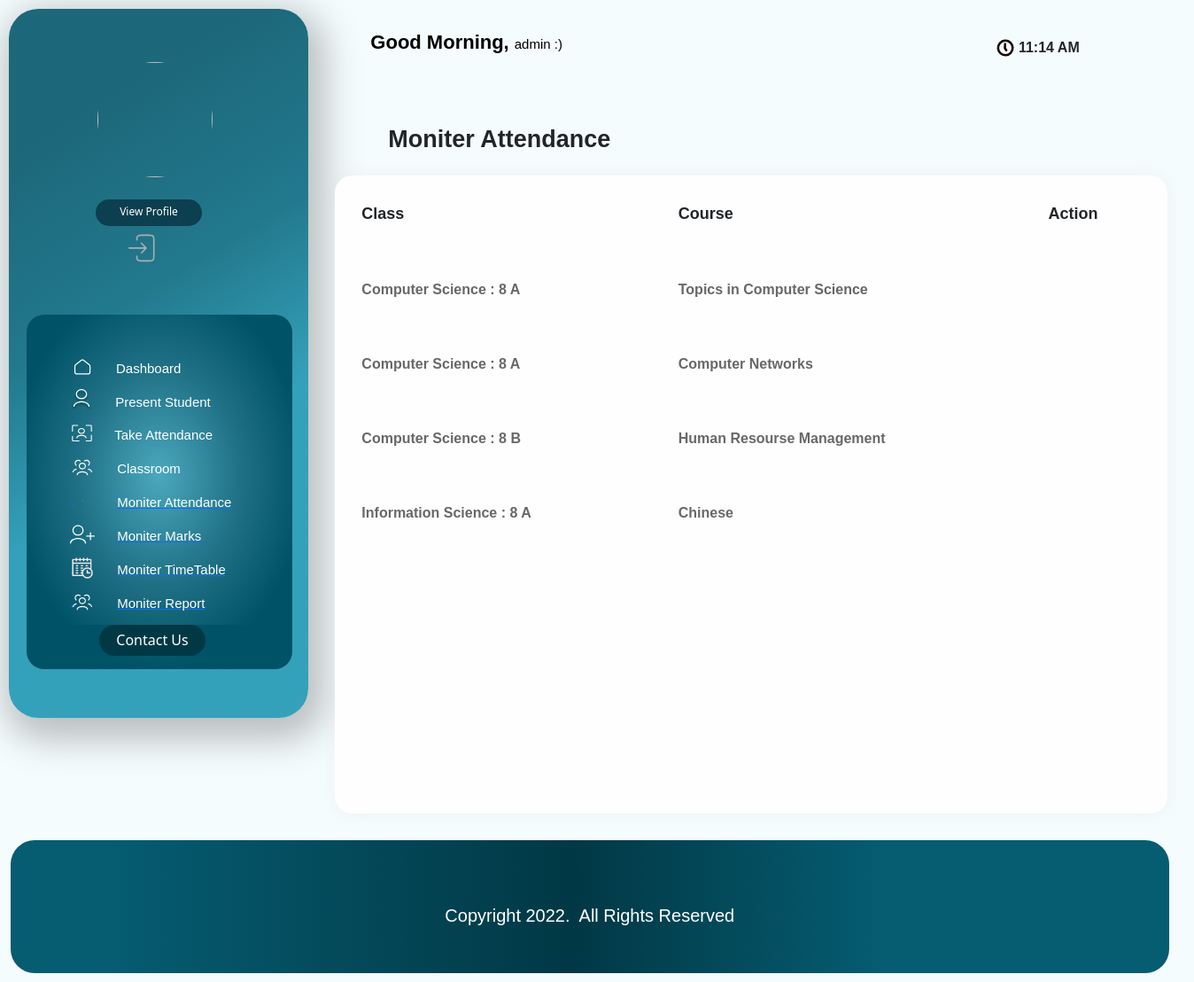
The app's page /teacher/CS03/41/Classes/ (signed in), older data.
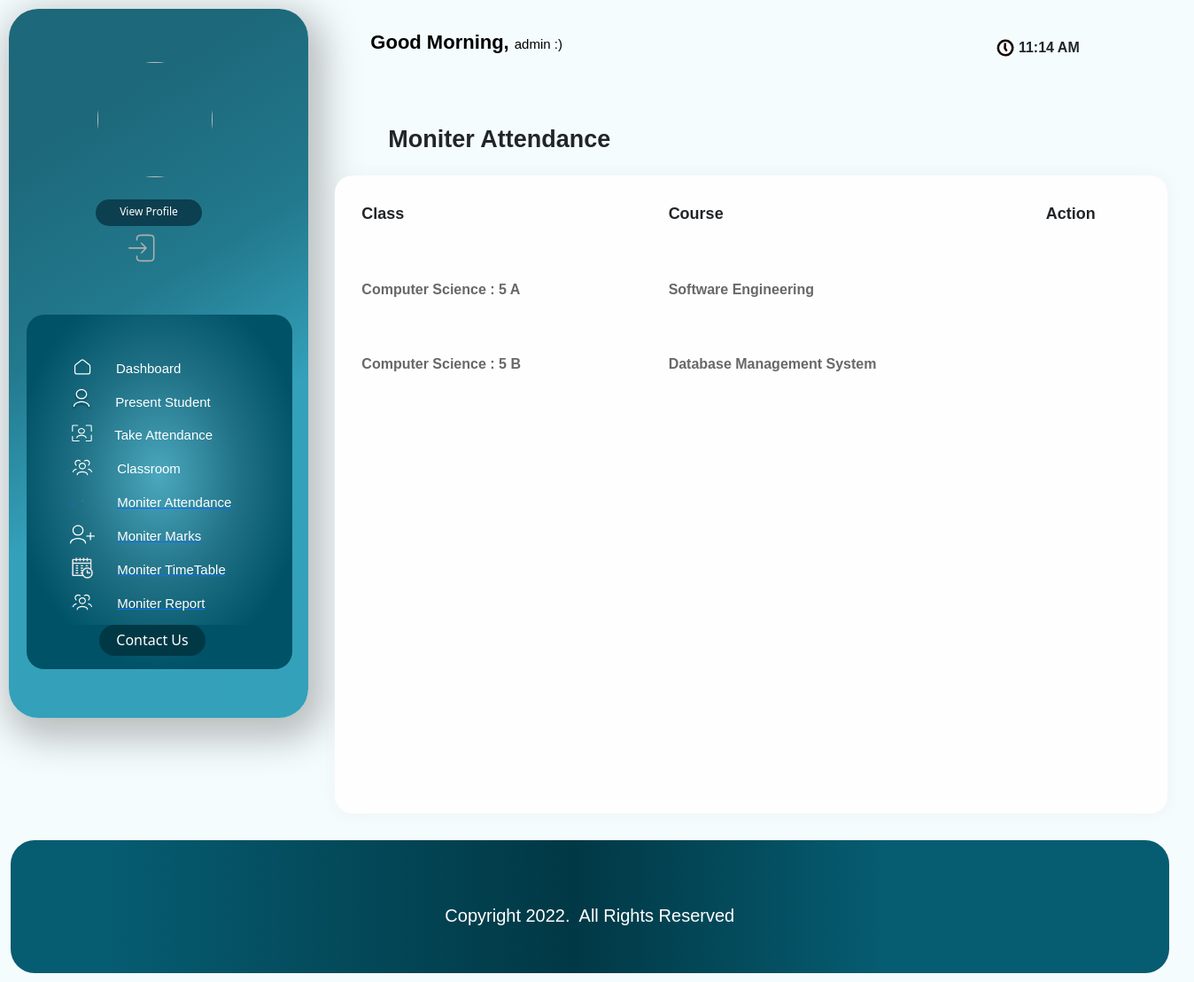
The same page, newer data.
### info/models.py (models this page shows, shortened)
class Assign(models.Model):
    class_id = models.ForeignKey(Class, on_delete=models.CASCADE)
    course = models.ForeignKey(Course, on_delete=models.CASCADE)
    teacher = models.ForeignKey(Teacher, on_delete=models.CASCADE)
    class Meta:
        unique_together = (('course', 'class_id', 'teacher'),)

class Class(models.Model):
    id = models.CharField(primary_key='True', max_length=100)
    dept = models.ForeignKey(Dept, on_delete=models.CASCADE)
    section = models.CharField(max_length=100)
    sem = models.IntegerField()
    class Meta:
        verbose_name_plural = 'classes'
    def __str__(self):
        d = Dept.objects.get(name=self.dept)
        return '%s : %d %s' % (d.name, self.sem, self.section)

class Dept(models.Model):
    id = models.CharField(primary_key='True', max_length=100)
    name = models.CharField(max_length=200)
    def __str__(self):
        return self.name

class Course(models.Model):
    dept = models.ForeignKey(Dept, on_delete=models.CASCADE)
    id = models.CharField(primary_key='True', max_length=50)
    name = models.CharField(max_length=50)
    shortname = models.CharField(max_length=50, default='X')
    def __str__(self):
        return self.name

### info/views.py (the view)
# urls.py: path('teacher/<slug:teacher_id>/<int:choice>/Classes/', views.t_clas, name='t_clas'),
@login_required
def t_clas(request, teacher_id, choice):
    teacher1 = get_object_or_404(Teacher, id=teacher_id)
    return render(request, 'info/t_clas.html', {'teacher1': teacher1, 'choice': choice,'date': g, 'time': current_time})

### info/templates/info/t_clas.html (shortened to what the changed rows need)
<!DOCTYPE html>
<html lang="en">
<head>
     <link href="https://cdn.jsdelivr.net/npm/bootstrap@5.2.0-beta1/dist/css/bootstrap.min.css" rel="stylesheet">
</head>
<body style="background-color: rgba(245, 252, 253, 0.94)">
  <div    >
    <div class="maiin">
        <div class="upcnt">
            <div class="upritcnt">
                <div class="Attendance">
                    <div style="height: 90vh;" class="prescont">
                <table id="studnt" >
                    <thead >
                      <tr  >
                          <th style="font-size: 18px;" >Class</th>
                          <th style="font-size: 18px;">Course</th>
                          <th style="font-size: 18px;">Action</th>
                      </tr>
                    </thead>
                    {% for ass in teacher1.assign_set.all %}
                    <tbody>
                    <tr >
                        <td style="color: #686868;" ><b>{{ ass.class_id }}</b></td>
                        <td style="color: #686868;"><b>{{ ass.course }}</b></td>
                        <td>
                        </td>
                    </tr>
                            {% endfor %}
                  </tbody>
                </table>
              </div>
            </div>
        </div>
    </div>
</div>
</div>
</body>
</html>

Row changes from the older to the newer data that the page shows:
no longer on this page (row edited): Assign: class_id "Computer Science : 8 A", course "Computer Networks"
removed Assign: class_id "Information Science : 8 A", course "Chinese"
changed through a linked row, Assign: class_id "Computer Science : 8 A" → "Computer Science : 5 A"; course "Topics in Computer Science" → "Software Engineering"
changed through a linked row, Assign: class_id "Computer Science : 8 B" → "Computer Science : 5 B"; course "Human Resourse Management" → "Database Management System"
